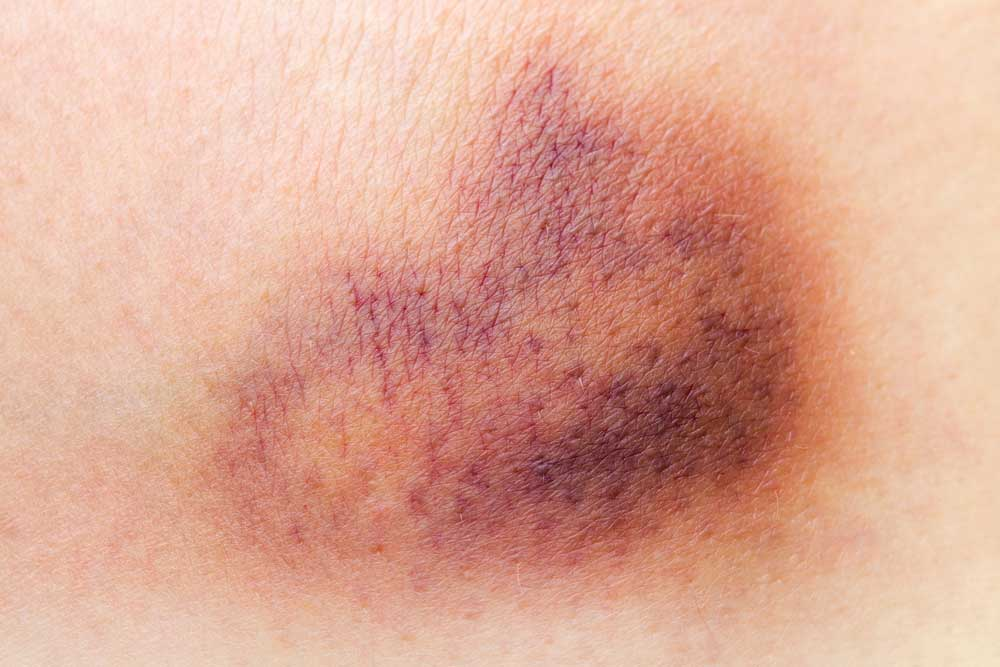
#> input picture CV_image_processing/image/bruise_144303229_1000.jpg, 1000 x 667 px, given as the content of the folder image/bruise_144303229_1000.jpg, which was not available
$ python recognize.py --training image/bruise_144303229_1000.jpg --testing image/close-hematoma-on-arm-woman-260nw-1508537564.webp
#> lines starting #> are read from the running program, lines starting #| are printed output that depends on the picture; pictures that were not available may be replaced by others from this repository, and a replacement may not be noted
### CV_image_processing/pyimagesearch/localbinarypatterns.py
# import the necessary packages
from skimage import feature
import numpy as np
class LocalBinaryPatterns:
	def __init__(self, numPoints, radius):
		# store the number of points and radius
		self.numPoints = numPoints
		self.radius = radius
	def describe(self, image, eps=1e-7):
		# compute the Local Binary Pattern representation
		# of the image, and then use the LBP representation
		# to build the histogram of patterns
		lbp = feature.local_binary_pattern(image, self.numPoints,
			self.radius, method="uniform")
		(hist, _) = np.histogram(lbp.ravel(),
			bins=np.arange(0, self.numPoints + 3),
			range=(0, self.numPoints + 2))
		# normalize the histogram
		hist = hist.astype("float")
		hist /= (hist.sum() + eps)
		# return the histogram of Local Binary Patterns
		return hist

### CV_image_processing/recognize.py
# import the necessary packages
from pyimagesearch.localbinarypatterns import LocalBinaryPatterns
from sklearn.svm import LinearSVC
from imutils import paths
import argparse
import cv2
import os
# construct the argument parse and parse the arguments
ap = argparse.ArgumentParser()
ap.add_argument("-t", "--training", required=True,
	help="path to the training images")
ap.add_argument("-e", "--testing", required=True,
	help="path to the tesitng images")
args = vars(ap.parse_args())
# initialize the local binary patterns descriptor along with
# the data and label lists
desc = LocalBinaryPatterns(24, 8)
data = []
labels = []
# loop over the training images
for imagePath in paths.list_images(args["training"]):
	# load the image, convert it to grayscale, and describe it
	image = cv2.imread(imagePath)
#> image is the input picture: shape (667, 1000, 3); mean B, G, R 149.1, 168.3, 220.9
	gray = cv2.cvtColor(image, cv2.COLOR_BGR2GRAY)
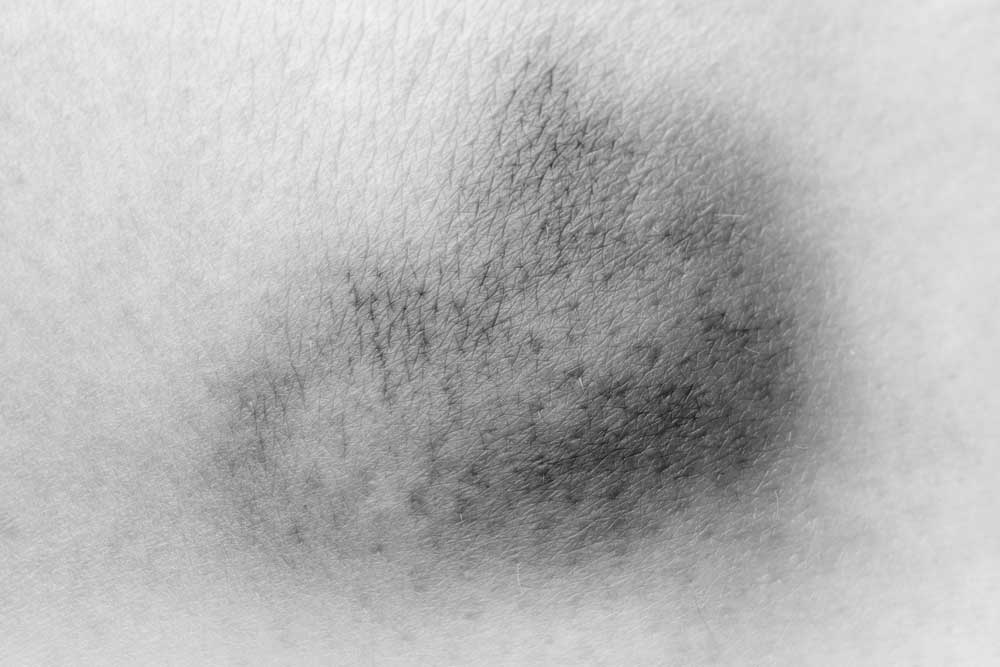
#> gray: shape (667, 1000); min 26, max 245, mean 181.8
	hist = desc.describe(gray)
#> in describe, `lbp = feature.local_binary_pattern(image, self.numPoints, self.radius,..`:
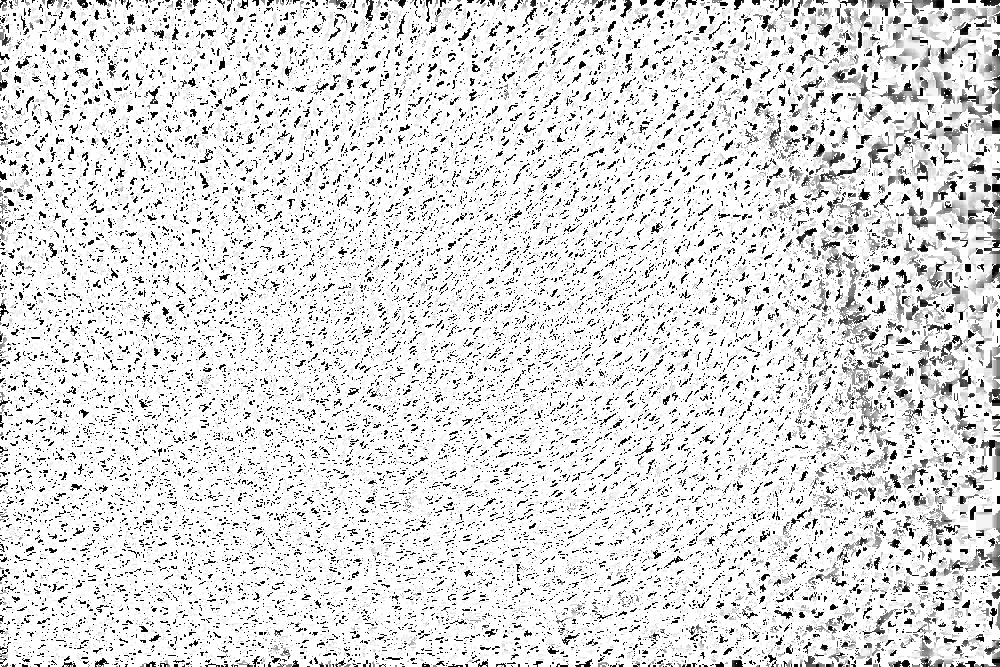
#> lbp: shape (667, 1000) float64; min 0, max 25, mean 21.7; drawn with min black and max white
#> in describe, `(hist, _) = np.histogram(lbp.ravel(), bins=np.arange(0, self.numPoints..`: hist = 26 values, max 487298 at index 25, min 1778 at index 6, mean 25653.8
#> in describe, `hist /= (hist.sum() + eps)`: hist = 26 values, max 0.731 at index 25, min 0.00267 at index 6, mean 0.0385
	# extract the label from the image path, then update the
	# label and data lists
	labels.append(imagePath.split(os.path.sep)[-2])
	data.append(hist)
# train a Linear SVM on the data
model = LinearSVC(C=100.0, random_state=42)
#> (the run stopped early here; a loop or call above may not have finished)

$ run again, on CV_image_processing/image/healing-stages.jpg
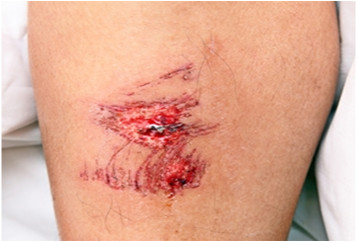
#> input picture CV_image_processing/image/healing-stages.jpg, 357 x 242 px, given as the content of the folder image/healing-stages.jpg, which was not available
#> image is the input picture: shape (242, 357, 3); mean B, G, R 145.9, 167.7, 222
#> `gray = cv2.cvtColor(image, cv2.COLOR_BGR2GRAY)`:
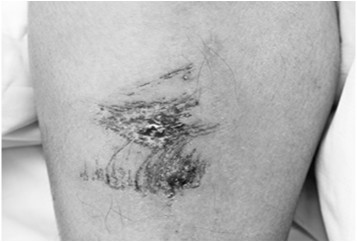
#> gray: shape (242, 357); min 6, max 255, mean 181.5
#> in describe, `lbp = feature.local_binary_pattern(image, self.numPoints, self.radius,..`:
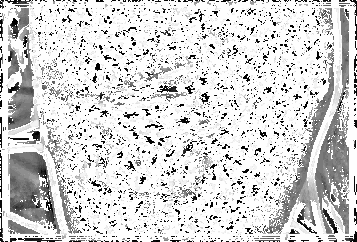
#> lbp: shape (242, 357) float64; min 0, max 25, mean 20.8; drawn with min black and max white
#> in describe, `(hist, _) = np.histogram(lbp.ravel(), bins=np.arange(0, self.numPoints..`: hist = 26 values, max 58650 at index 25, min 326 at index 5, mean 3322.8
#> in describe, `hist /= (hist.sum() + eps)`: hist = 26 values, max 0.679 at index 25, min 0.00377 at index 5, mean 0.0385

$ run again, on CV_image_processing/image/images.jfif
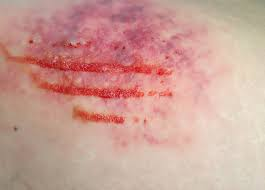
#> input picture CV_image_processing/image/images.jfif, 265 x 190 px, given as the content of the folder image/images.jfif, which was not available
#> image is the input picture: shape (190, 265, 3); mean B, G, R 148.8, 158.7, 203.4
#> `gray = cv2.cvtColor(image, cv2.COLOR_BGR2GRAY)`:
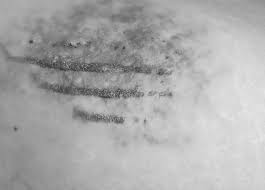
#> gray: shape (190, 265); min 53, max 229, mean 170.9
#> in describe, `lbp = feature.local_binary_pattern(image, self.numPoints, self.radius,..`:
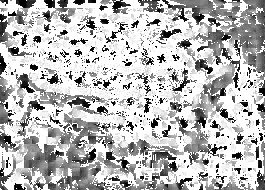
#> lbp: shape (190, 265) float64; min 0, max 25, mean 18.1; drawn with min black and max white
#> in describe, `(hist, _) = np.histogram(lbp.ravel(), bins=np.arange(0, self.numPoints..`: hist = 26 values, max 24628 at index 25, min 520 at index 20, mean 1936.5
#> in describe, `hist /= (hist.sum() + eps)`: hist = 26 values, max 0.489 at index 25, min 0.0103 at index 20, mean 0.0385
